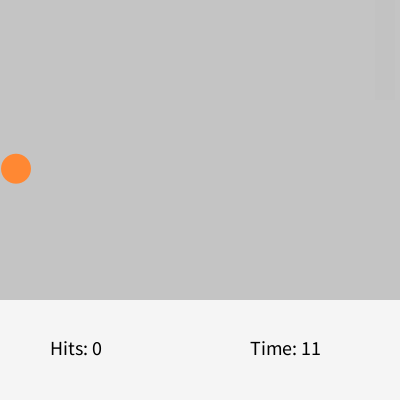
Frame 1 (no input)
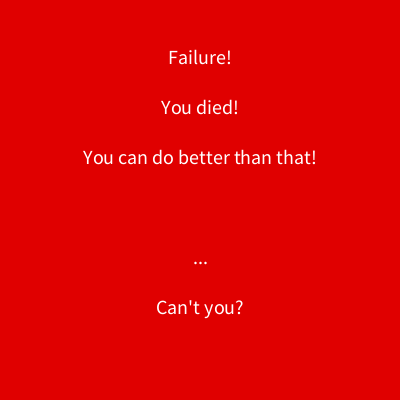
Frame 60 (the mouse pressed at the canvas centre just before this capture)
Frame 120 (the mouse held since frame 60 and released just before this capture): identical to frame 60, image omitted

The Processing sketch that drew these frames (run headless with seeded random() and noise(); from frame 60 on, the mouse is pressed at the canvas centre):

// Processing sketch: processing_134856
// ── processing_134856.pde

int gamePLAY = 0;
int gameWIN = 1;
int gameLOSE = 2;

float ballX; //<--> power in these directions
float ballY;
float ballSize = 15;

float ballPower = 1;
float ballDirection = 0;
float speedBoost = 15;

int padWidth = 10;
int padHeight = 50;

int wallDist = 15;

float gamePoints = 0; //how many times the ball hits the paddle
float timer = 11.0;

void setup()
{
  size(400,400);
  textSize(20);
  frameRate(30);
  
  rectMode(RADIUS);
  ellipseMode(RADIUS);
  noStroke();
  smooth();
  
  ballX = 1;
  ballY = random(20, (height-150));
}

void draw()
{  
  fill(#FFFFFF);
  rect(0,350, 400,50);
  
  fill(#000000);
  text("Time: " + (int)timer, 250,355);
  text("Hits: " + (int)gamePoints, 50,355);
  
  fill(0,0,0, 10);
  rect(0,0,width,height);
  
  timer -= (1.0 / 30.0);
  if (timer <= 1)
  {
    timer = 1;
    if (gamePoints > 1){gamePLAY = gameWIN;}
    else {gamePLAY = gameLOSE;}
  }
  
  ballX += ballPower * speedBoost; //ball speed
  ballY += ballDirection;
  
  //Constrain paddle to screen
  float padY = constrain(mouseY, padHeight, height-padHeight-100);
  
  //Test to see if the ball is touching the paddle
  float padTouch = width - wallDist - padWidth - ballSize; //making sure the ball does not hit the edge, wall, paddle, or ball size
  
  if (ballX >= padTouch && ballY > (padY - padHeight - ballSize) && ballY < (padY + padHeight + ballSize))
  {
    ballPower *= -1;
    if (mouseY != pmouseY) //if mouseY is not equal to previous mouseY
    {
      ballDirection = (mouseY - pmouseY) / 2.0;
      if (ballDirection >  5) {ballDirection =  5;}
      if (ballDirection < -5) {ballDirection = -5;}
    }
    gamePoints += 1;
    
    fill(#00DD00);
    textAlign(CENTER);
    text("Speed Boost!", width/2,280);
    speedBoost += 2;
  }
  
  //If the ball hits the paddle or back wall, reverse direction
  if (ballX < ballSize && ballPower == -1)
  {
    gamePoints += 1;
    ballPower *= -1;
  }
  
  if (ballX > width){gamePLAY = gameLOSE;}
  
  //If the ball is touching top or bottom edge, reverse direction
  if (ballY > (height - ballSize)-100)
  {
    gamePoints += 1;
    ballDirection *= -1;
  }
  if (ballY < ballSize)
  {
    gamePoints += 1;
    ballDirection *= -1;
  }
  
  //Draw ball
  fill(#FF8833);
  ellipse(ballX, ballY, ballSize,ballSize); //posX, posY, sizeX,sizeY
  
  //Draw paddle
  fill(#C2C2C2);
  rect(width-wallDist, padY, padWidth, padHeight);
  
  if (gamePLAY == gameWIN)
  {
    ballPower = 0;
    ballDirection = 0;
    
    fill(#00CC11);
    rect(0,0, width,height);
    
    fill(#FFFFFF);
    textAlign(CENTER);
    text("Congratulations!", width/2,150, width,100);
    text("You did not die!", width/2,200, width,100);
    text("Your score: " + (int)gamePoints, width/2,300, width,100);
    text("Now try to beat that!", width/2,350, width,100);
  }
  if (gamePLAY == gameLOSE)
  {
    ballPower = 0;
    ballDirection = 0;
   
    fill(#E00000);
    rect(0,0, width,height);
    
    fill(#FFFFFF);
    textAlign(CENTER);
    text("Failure!", width/2,150, width,100);
    text("You died!", width/2,200, width,100);
    text("You can do better than that!", width/2,250, width,100);
    text("...", width/2,350, width,100);
    text("Can't you?", width/2,400, width,100);
  }
}
